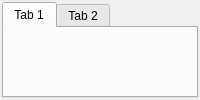
  <widget class="QDockWidget" name="dockWidget">
   <property name="sizePolicy">
    <sizepolicy hsizetype="Preferred" vsizetype="Preferred">
     <horstretch>0</horstretch>
     <verstretch>0</verstretch>
    </sizepolicy>
   </property>
   <property name="minimumSize">
    <size>
     <width>137</width>
     <height>72</height>
    </size>
   </property>
   <property name="styleSheet">
    <string notr="true"/>
   </property>
   <property name="features">
    <set>QDockWidget::DockWidgetFloatable|QDockWidget::DockWidgetMovable</set>
   </property>
   <property name="windowTitle">
    <string>Resource</string>
   </property>
   <attribute name="dockWidgetArea">
    <number>1</number>
   </attribute>
   <widget class="QWidget" name="dockWidgetContents">
    <layout class="QGridLayout" name="gridLayout">
     <property name="leftMargin">
      <number>2</number>
     </property>
     <property name="topMargin">
      <number>2</number>
     </property>
     <property name="rightMargin">
      <number>2</number>
     </property>
     <property name="bottomMargin">
      <number>2</number>
     </property>
     <item row="0" column="0">
      <widget class="QTabWidget" name="tabWidget">
       <property name="sizePolicy">
        <sizepolicy hsizetype="Preferred" vsizetype="Preferred">
         <horstretch>0</horstretch>
         <verstretch>0</verstretch>
        </sizepolicy>
       </property>
       <property name="tabShape">
        <enum>QTabWidget::Rounded</enum>
       </property>
       <property name="currentIndex">
        <number>0</number>
       </property>
       <property name="usesScrollButtons">
        <bool>true</bool>
       </property>
       <property name="documentMode">
        <bool>false</bool>
       </property>
       <widget class="QWidget" name="tab">
        <attribute name="title">
         <string>Tab 1</string>
        </attribute>
       </widget>
       <widget class="QWidget" name="tab_2">
        <attribute name="title">
         <string>Tab 2</string>
        </attribute>
       </widget>
      </widget>
     </item>
    </layout>
   </widget>
  </widget>
